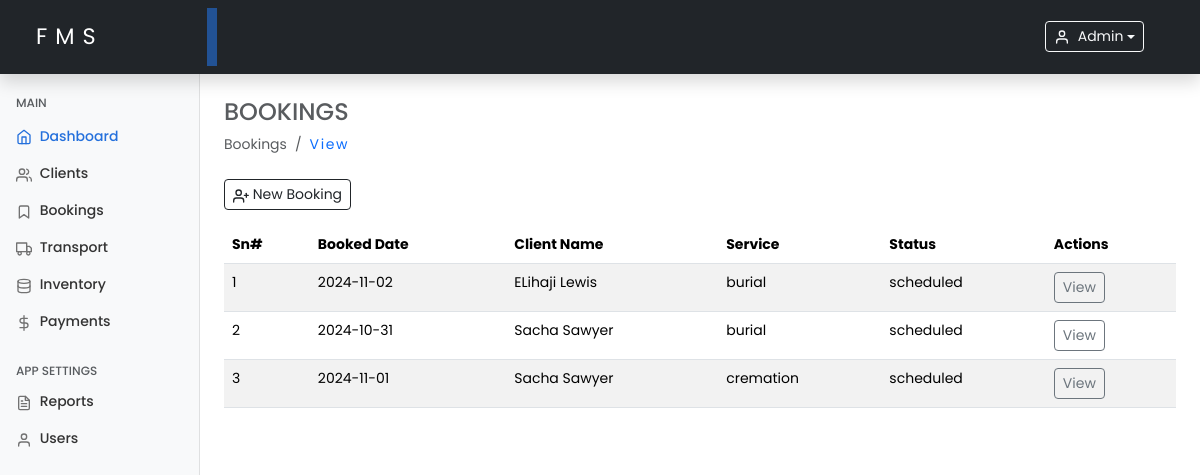
The page /bookings.php (signed in) on the database its author committed.
### tables this page shows
CREATE TABLE `bookings` (
  `id` int(11) NOT NULL,
  `client_id` varchar(100) NOT NULL,
  `deceased_name` varchar(100) NOT NULL,
  `service_type` enum('burial','cremation','other') DEFAULT 'burial',
  `schedule_date` date NOT NULL,
  `vehicle_type` varchar(150) DEFAULT NULL,
  `request` varchar(255) DEFAULT NULL,
  `status` enum('scheduled','completed') DEFAULT 'scheduled',
  `created_at` timestamp NOT NULL DEFAULT current_timestamp(),
  `updated_at` timestamp NOT NULL DEFAULT current_timestamp() ON UPDATE current_timestamp()
);

CREATE TABLE `clients` (
  `id` int(11) NOT NULL,
  `client_name` varchar(100) NOT NULL,
  `client_phone` varchar(20) NOT NULL,
  `client_email` varchar(100) DEFAULT NULL,
  `client_address` varchar(255) DEFAULT NULL,
  `deceased_name` varchar(100) NOT NULL,
  `deceased_age` int(3) NOT NULL,
  `deceased_date_of_death` date NOT NULL,
  `deceased_cause` enum('natural','sickness','accident','other') NOT NULL,
  `deceased_gender` enum('male','female','other') NOT NULL,
  `created_at` timestamp NOT NULL DEFAULT current_timestamp(),
  `updated_at` timestamp NOT NULL DEFAULT current_timestamp() ON UPDATE current_timestamp()
);

### includes/functions.php (called while the page is built, shortened)
<?php
require_once 'config.php';
function getBookings()
{
    global $conn;
    $query = "SELECT b.id, c.deceased_name AS client_name, b.service_type, b.schedule_date, b.status
              FROM bookings b
              JOIN clients c ON b.client_id = c.id";
    $result = $conn->query($query);
    $bookings = [];
    while ($row = $result->fetch_assoc()) {
        $bookings[] = $row;
    }
    return $bookings;
}

### bookings.php (the view, shortened to what this page needs)
<?php
require_once "./includes/functions.php";
$bookings = getBookings();
include './includes/header.php';
include './includes/sidebar.php';
?>
<main class="col-md-9 ms-sm-auto col-lg-10 px-md-4 mt-2">
    <h4 class="text-muted text-uppercase mt-3">Bookings</h4>
    <ol class="breadcrumb mb-2">
        <li class="breadcrumb-item active">Bookings</li>
        <li class="breadcrumb-item"><a href="./bookings.php" class="text-decoration-none">View</a></li>
    </ol>
    <div class="d-flex justify-content-start flex-wrap flex-md-nowrap align-items-center pt-3 pb-2 mb-2 border-bottom-none">
        <button type="button" class="btn btn-sm btn-outline-dark me-5" data-bs-toggle="modal" data-bs-target="#staticBackdrop">
            <span data-feather="user-plus"></span>&nbsp;New Booking
        </button>
    </div>
    <table class="table table-striped" id="bookingsTable">
        <thead>
            <tr>
                <th>Sn#</th>
                <th>Booked Date</th>
                <th>Client Name</th>
                <th>Service</th>
                <th>Status</th>
                <th>Actions</th>
            </tr>
        </thead>
        <tbody>
            <?php if (empty($bookings)): ?>
                <tr>
                    <td colspan="6" class="text-center text-danger">No bookings found.</td>
                </tr>
            <?php else: ?>
                <?php foreach ($bookings as $index => $booking): ?>
                    <tr>
                        <td><?php echo $index + 1; ?></td>
                        <td><?php echo htmlspecialchars($booking['schedule_date']); ?></td>
                        <td><?php echo htmlspecialchars($booking['client_name']); ?></td>
                        <td><?php echo htmlspecialchars($booking['service_type']); ?></td>
                        <td><?php echo htmlspecialchars($booking['status']); ?></td>
                        <td><a href="viewBooking.php?id=<?php echo $booking['id']; ?>" class="btn btn-sm btn-outline-secondary">View</a></td>
                    </tr>
                <?php endforeach; ?>
            <?php endif; ?>
        </tbody>
    </table>
</main>
<?php include './includes/footer.php'; ?>

### assets/css/dashboard.css (style rules this page uses)
* { margin: 0; padding: 0; box-sizing: border-box; }
body { font-size: .875rem; font-family: "Poppins", sans-serif; }
.feather { width: 16px; height: 16px; vertical-align: text-bottom; }

### includes/header.php (style rules this page uses)
.active { background-color: transparent !important; }
.text-decoration-none { font-weight: 400; letter-spacing: 0.1rem; text-decoration: none !important; }

### rows shown on the page
bookings: schedule_date "2024-11-02", client.deceased_name "ELihaji Lewis", service_type "burial", status "scheduled"
bookings: schedule_date "2024-10-31", client.deceased_name "Sacha Sawyer", service_type "burial", status "scheduled"
bookings: schedule_date "2024-11-01", client.deceased_name "Sacha Sawyer", service_type "cremation", status "scheduled"

### other values the page prints
$_SESSION['username'] "Admin"
